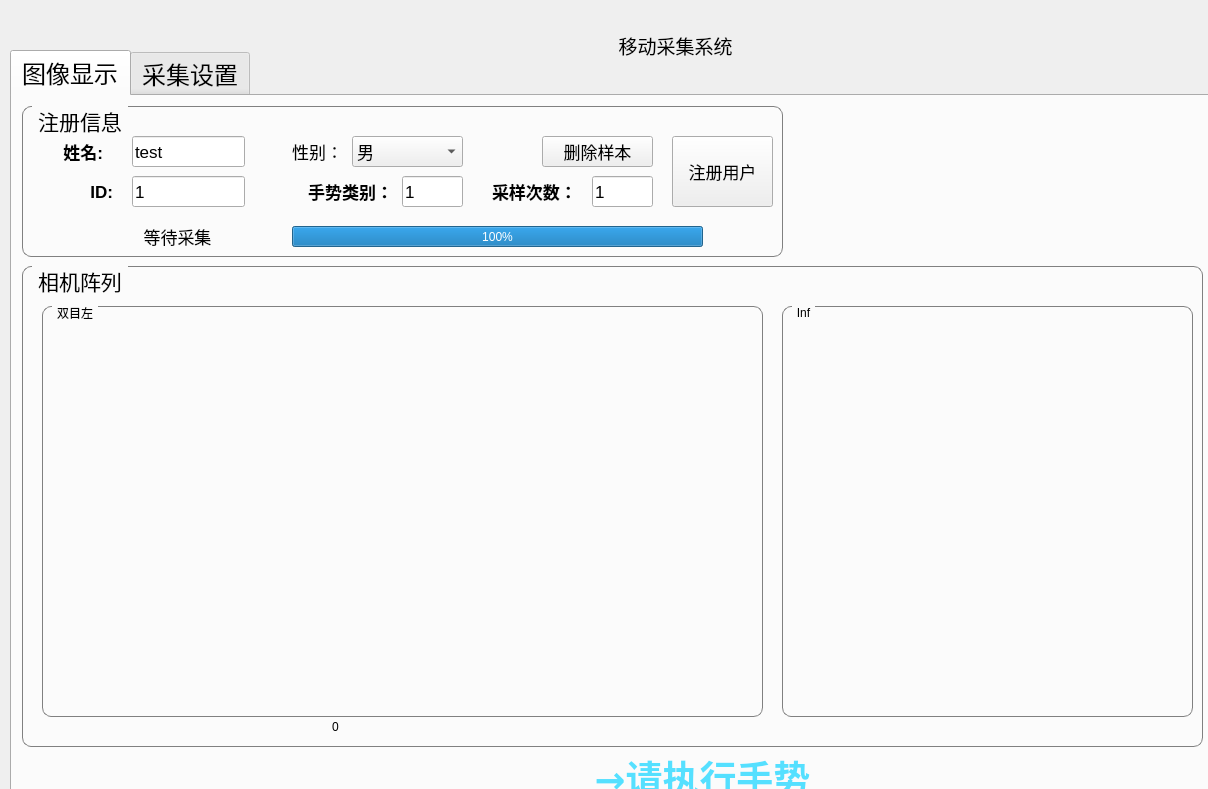
<?xml version="1.0" encoding="UTF-8"?>
<ui version="4.0">
 <class>MAIN_WINDOW</class>
 <widget class="QWidget" name="MAIN_WINDOW">
  <property name="geometry">
   <rect>
    <x>0</x>
    <y>0</y>
    <width>1208</width>
    <height>789</height>
   </rect>
  </property>
  <property name="windowTitle">
   <string>MAIN_WINDOW</string>
  </property>
  <widget class="QTabWidget" name="tabWidget">
   <property name="geometry">
    <rect>
     <x>10</x>
     <y>50</y>
     <width>1351</width>
     <height>821</height>
    </rect>
   </property>
   <property name="font">
    <font>
     <family>AcadEref</family>
     <pointsize>18</pointsize>
    </font>
   </property>
   <property name="currentIndex">
    <number>0</number>
   </property>
   <widget class="QWidget" name="tab">
    <attribute name="title">
     <string>图像显示</string>
    </attribute>
    <widget class="QGroupBox" name="groupBox_RGB_0">
     <property name="geometry">
      <rect>
       <x>10</x>
       <y>170</y>
       <width>1181</width>
       <height>481</height>
      </rect>
     </property>
     <property name="font">
      <font>
       <family>黑体</family>
       <pointsize>16</pointsize>
      </font>
     </property>
     <property name="styleSheet">
      <string notr="true">QGroupBox {     
border: 1px solid gray;     
border-radius: 9px;     
margin-top: 0.5em;
}

QGroupBox::title {     
subcontrol-origin: margin;     
left: 10px;     
padding: 0 3px 0 3px;
 }</string>
     </property>
     <property name="title">
      <string>相机阵列</string>
     </property>
     <widget class="QGroupBox" name="groupBox_RGB_1">
      <property name="geometry">
       <rect>
        <x>20</x>
        <y>40</y>
        <width>721</width>
        <height>411</height>
       </rect>
      </property>
      <property name="font">
       <font>
        <family>Arial</family>
       </font>
      </property>
      <property name="title">
       <string>双目左</string>
      </property>
      <widget class="QLabel" name="label_RGB">
       <property name="geometry">
        <rect>
         <x>20</x>
         <y>40</y>
         <width>671</width>
         <height>341</height>
        </rect>
       </property>
       <property name="text">
        <string/>
       </property>
      </widget>
     </widget>
     <widget class="QGroupBox" name="groupBox_RGB_3">
      <property name="geometry">
       <rect>
        <x>760</x>
        <y>40</y>
        <width>411</width>
        <height>411</height>
       </rect>
      </property>
      <property name="font">
       <font>
        <family>Arial</family>
       </font>
      </property>
      <property name="title">
       <string>Inf</string>
      </property>
      <widget class="QLabel" name="label_Inf">
       <property name="geometry">
        <rect>
         <x>20</x>
         <y>20</y>
         <width>381</width>
         <height>371</height>
        </rect>
       </property>
       <property name="text">
        <string/>
       </property>
      </widget>
     </widget>
     <widget class="QLabel" name="label_frameRates_1">
      <property name="geometry">
       <rect>
        <x>310</x>
        <y>450</y>
        <width>101</width>
        <height>21</height>
       </rect>
      </property>
      <property name="text">
       <string>0</string>
      </property>
     </widget>
     <widget class="QLabel" name="label_frameRates_2">
      <property name="geometry">
       <rect>
        <x>1010</x>
        <y>490</y>
        <width>101</width>
        <height>21</height>
       </rect>
      </property>
      <property name="text">
       <string>0</string>
      </property>
     </widget>
    </widget>
    <widget class="QGroupBox" name="groupBox_regist">
     <property name="geometry">
      <rect>
       <x>10</x>
       <y>10</y>
       <width>761</width>
       <height>151</height>
      </rect>
     </property>
     <property name="font">
      <font>
       <family>黑体</family>
       <pointsize>16</pointsize>
      </font>
     </property>
     <property name="styleSheet">
      <string notr="true">QGroupBox {     
border: 1px solid gray;     
border-radius: 9px;     
margin-top: 0.5em;
}

QGroupBox::title {     
subcontrol-origin: margin;     
left: 10px;     
padding: 0 3px 0 3px;
 }</string>
     </property>
     <property name="title">
      <string>注册信息</string>
     </property>
     <widget class="QLabel" name="label_NUM">
      <property name="geometry">
       <rect>
        <x>470</x>
        <y>70</y>
        <width>101</width>
        <height>31</height>
       </rect>
      </property>
      <property name="font">
       <font>
        <family>Arial</family>
        <pointsize>13</pointsize>
        <weight>75</weight>
        <bold>true</bold>
       </font>
      </property>
      <property name="text">
       <string>采样次数：</string>
      </property>
     </widget>
     <widget class="QLineEdit" name="lineEdit_NUM">
      <property name="geometry">
       <rect>
        <x>570</x>
        <y>70</y>
        <width>61</width>
        <height>31</height>
       </rect>
      </property>
      <property name="font">
       <font>
        <family>Arial</family>
        <pointsize>13</pointsize>
       </font>
      </property>
      <property name="text">
       <string>1</string>
      </property>
     </widget>
     <widget class="QLineEdit" name="lineEdit_ID">
      <property name="geometry">
       <rect>
        <x>110</x>
        <y>70</y>
        <width>113</width>
        <height>31</height>
       </rect>
      </property>
      <property name="font">
       <font>
        <family>Arial</family>
        <pointsize>13</pointsize>
       </font>
      </property>
      <property name="text">
       <string>1</string>
      </property>
     </widget>
     <widget class="QLabel" name="label_ID">
      <property name="geometry">
       <rect>
        <x>40</x>
        <y>70</y>
        <width>51</width>
        <height>31</height>
       </rect>
      </property>
      <property name="font">
       <font>
        <family>Arial</family>
        <pointsize>13</pointsize>
        <weight>75</weight>
        <bold>true</bold>
       </font>
      </property>
      <property name="text">
       <string>ID:</string>
      </property>
      <property name="alignment">
       <set>Qt::AlignRight|Qt::AlignTrailing|Qt::AlignVCenter</set>
      </property>
     </widget>
     <widget class="QPushButton" name="pushButton_regist">
      <property name="geometry">
       <rect>
        <x>650</x>
        <y>30</y>
        <width>101</width>
        <height>71</height>
       </rect>
      </property>
      <property name="font">
       <font>
        <family>Arial</family>
        <pointsize>13</pointsize>
       </font>
      </property>
      <property name="text">
       <string>注册用户</string>
      </property>
     </widget>
     <widget class="QPushButton" name="pushButton_del">
      <property name="geometry">
       <rect>
        <x>520</x>
        <y>30</y>
        <width>111</width>
        <height>31</height>
       </rect>
      </property>
      <property name="font">
       <font>
        <family>Arial</family>
        <pointsize>13</pointsize>
       </font>
      </property>
      <property name="text">
       <string>删除样本</string>
      </property>
     </widget>
     <widget class="QProgressBar" name="progressBar">
      <property name="geometry">
       <rect>
        <x>270</x>
        <y>120</y>
        <width>411</width>
        <height>21</height>
       </rect>
      </property>
      <property name="styleSheet">
       <string notr="true">QProgressBar {
border: 2px solid rgb(85, 224, 255);
border-radius: 10px;
background-color: white;
}

QProgressBar::chunk {
background-color: rgb(85, 224, 255);
width: 20px;
}什么意思</string>
      </property>
      <property name="value">
       <number>100</number>
      </property>
      <property name="textVisible">
       <bool>true</bool>
      </property>
      <property name="invertedAppearance">
       <bool>false</bool>
      </property>
     </widget>
     <widget class="QLabel" name="label_status">
      <property name="geometry">
       <rect>
        <x>60</x>
        <y>120</y>
        <width>191</width>
        <height>21</height>
       </rect>
      </property>
      <property name="font">
       <font>
        <family>Arial</family>
        <pointsize>13</pointsize>
       </font>
      </property>
      <property name="text">
       <string>等待采集</string>
      </property>
      <property name="alignment">
       <set>Qt::AlignCenter</set>
      </property>
     </widget>
     <widget class="QLineEdit" name="lineEdit_gesture_type">
      <property name="geometry">
       <rect>
        <x>380</x>
        <y>70</y>
        <width>61</width>
        <height>31</height>
       </rect>
      </property>
      <property name="font">
       <font>
        <family>Arial</family>
        <pointsize>13</pointsize>
       </font>
      </property>
      <property name="text">
       <string>1</string>
      </property>
     </widget>
     <widget class="QLabel" name="label_gesture_type">
      <property name="geometry">
       <rect>
        <x>250</x>
        <y>70</y>
        <width>121</width>
        <height>31</height>
       </rect>
      </property>
      <property name="font">
       <font>
        <family>Arial</family>
        <pointsize>13</pointsize>
        <weight>75</weight>
        <bold>true</bold>
       </font>
      </property>
      <property name="text">
       <string>手势类别：</string>
      </property>
      <property name="alignment">
       <set>Qt::AlignRight|Qt::AlignTrailing|Qt::AlignVCenter</set>
      </property>
     </widget>
     <widget class="QComboBox" name="comboBox_sex">
      <property name="geometry">
       <rect>
        <x>330</x>
        <y>30</y>
        <width>111</width>
        <height>31</height>
       </rect>
      </property>
      <property name="font">
       <font>
        <family>Arial</family>
        <pointsize>13</pointsize>
       </font>
      </property>
      <item>
       <property name="text">
        <string>男</string>
       </property>
      </item>
      <item>
       <property name="text">
        <string>女</string>
       </property>
      </item>
     </widget>
     <widget class="QLabel" name="label_sex">
      <property name="geometry">
       <rect>
        <x>250</x>
        <y>30</y>
        <width>71</width>
        <height>31</height>
       </rect>
      </property>
      <property name="font">
       <font>
        <family>Arial</family>
        <pointsize>13</pointsize>
       </font>
      </property>
      <property name="text">
       <string>性别：</string>
      </property>
      <property name="alignment">
       <set>Qt::AlignRight|Qt::AlignTrailing|Qt::AlignVCenter</set>
      </property>
     </widget>
     <widget class="QLineEdit" name="lineEdit_name">
      <property name="geometry">
       <rect>
        <x>110</x>
        <y>30</y>
        <width>113</width>
        <height>31</height>
       </rect>
      </property>
      <property name="font">
       <font>
        <family>Arial</family>
        <pointsize>13</pointsize>
       </font>
      </property>
      <property name="text">
       <string>test</string>
      </property>
     </widget>
     <widget class="QLabel" name="label_name">
      <property name="geometry">
       <rect>
        <x>30</x>
        <y>30</y>
        <width>51</width>
        <height>31</height>
       </rect>
      </property>
      <property name="font">
       <font>
        <family>Arial</family>
        <pointsize>13</pointsize>
        <weight>75</weight>
        <bold>true</bold>
       </font>
      </property>
      <property name="text">
       <string>姓名:</string>
      </property>
      <property name="alignment">
       <set>Qt::AlignRight|Qt::AlignTrailing|Qt::AlignVCenter</set>
      </property>
     </widget>
    </widget>
    <widget class="QLabel" name="label_notion">
     <property name="geometry">
      <rect>
       <x>330</x>
       <y>660</y>
       <width>721</width>
       <height>41</height>
      </rect>
     </property>
     <property name="sizePolicy">
      <sizepolicy hsizetype="Fixed" vsizetype="Preferred">
       <horstretch>0</horstretch>
       <verstretch>0</verstretch>
      </sizepolicy>
     </property>
     <property name="font">
      <font>
       <family>Agency FB</family>
       <pointsize>28</pointsize>
       <weight>75</weight>
       <bold>true</bold>
      </font>
     </property>
     <property name="styleSheet">
      <string notr="true">color:rgb(85, 224, 255)</string>
     </property>
     <property name="text">
      <string>→请执行手势</string>
     </property>
     <property name="alignment">
      <set>Qt::AlignCenter</set>
     </property>
    </widget>
   </widget>
   <widget class="QWidget" name="tab_2">
    <attribute name="title">
     <string>采集设置</string>
    </attribute>
    <widget class="QLabel" name="label_sample_frame">
     <property name="geometry">
      <rect>
       <x>100</x>
       <y>70</y>
       <width>211</width>
       <height>41</height>
      </rect>
     </property>
     <property name="font">
      <font>
       <family>Arial</family>
       <pointsize>20</pointsize>
       <weight>50</weight>
       <bold>false</bold>
      </font>
     </property>
     <property name="text">
      <string>采样帧数：</string>
     </property>
     <property name="alignment">
      <set>Qt::AlignRight|Qt::AlignTrailing|Qt::AlignVCenter</set>
     </property>
    </widget>
    <widget class="QLineEdit" name="lineEdit_sample_frame">
     <property name="geometry">
      <rect>
       <x>340</x>
       <y>70</y>
       <width>91</width>
       <height>41</height>
      </rect>
     </property>
     <property name="font">
      <font>
       <family>Arial</family>
       <pointsize>20</pointsize>
       <weight>50</weight>
       <bold>false</bold>
      </font>
     </property>
     <property name="text">
      <string>240</string>
     </property>
    </widget>
    <widget class="QLabel" name="label_save_path">
     <property name="geometry">
      <rect>
       <x>130</x>
       <y>160</y>
       <width>171</width>
       <height>41</height>
      </rect>
     </property>
     <property name="font">
      <font>
       <family>Arial</family>
       <pointsize>20</pointsize>
       <weight>50</weight>
       <bold>false</bold>
      </font>
     </property>
     <property name="text">
      <string>存储路径：</string>
     </property>
     <property name="alignment">
      <set>Qt::AlignRight|Qt::AlignTrailing|Qt::AlignVCenter</set>
     </property>
    </widget>
    <widget class="QLineEdit" name="lineEdit_sample_save_path">
     <property name="geometry">
      <rect>
       <x>330</x>
       <y>160</y>
       <width>411</width>
       <height>41</height>
      </rect>
     </property>
     <property name="font">
      <font>
       <family>Arial</family>
       <pointsize>20</pointsize>
       <weight>50</weight>
       <bold>false</bold>
      </font>
     </property>
     <property name="text">
      <string>../data</string>
     </property>
    </widget>
    <widget class="QPushButton" name="pushButton_select_path">
     <property name="geometry">
      <rect>
       <x>330</x>
       <y>230</y>
       <width>91</width>
       <height>41</height>
      </rect>
     </property>
     <property name="text">
      <string>选择</string>
     </property>
    </widget>
   </widget>
  </widget>
  <widget class="QLabel" name="label">
   <property name="geometry">
    <rect>
     <x>600</x>
     <y>30</y>
     <width>151</width>
     <height>31</height>
    </rect>
   </property>
   <property name="font">
    <font>
     <family>黑体</family>
     <pointsize>14</pointsize>
    </font>
   </property>
   <property name="text">
    <string>移动采集系统</string>
   </property>
   <property name="alignment">
    <set>Qt::AlignCenter</set>
   </property>
  </widget>
  <widget class="QLabel" name="label_scut">
   <property name="geometry">
    <rect>
     <x>490</x>
     <y>10</y>
     <width>72</width>
     <height>71</height>
    </rect>
   </property>
   <property name="autoFillBackground">
    <bool>false</bool>
   </property>
   <property name="text">
    <string/>
   </property>
   <property name="scaledContents">
    <bool>true</bool>
   </property>
  </widget>
  <widget class="QLabel" name="label_BIP">
   <property name="geometry">
    <rect>
     <x>780</x>
     <y>10</y>
     <width>72</width>
     <height>71</height>
    </rect>
   </property>
   <property name="text">
    <string/>
   </property>
   <property name="scaledContents">
    <bool>true</bool>
   </property>
  </widget>
 </widget>
 <resources/>
 <connections/>
</ui>
